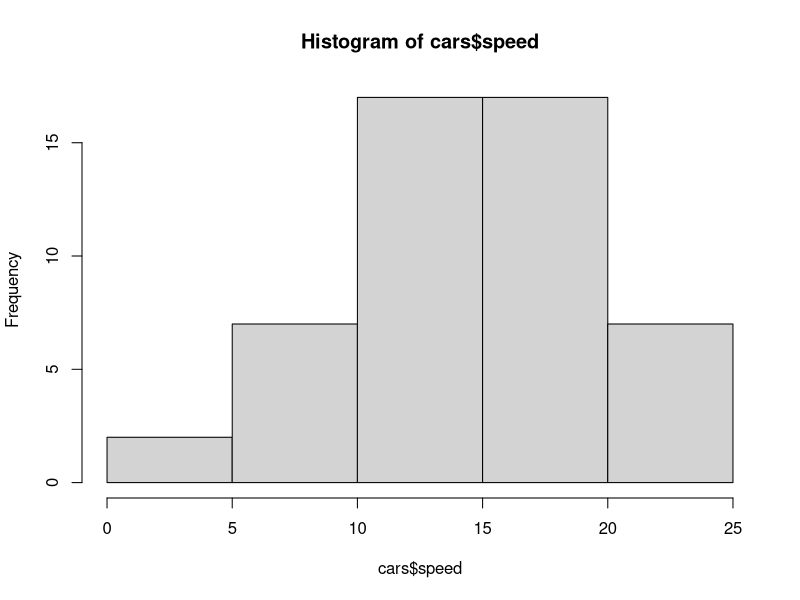

Write R code to recreate this figure.
## ---- chunk 1
knitr::opts_chunk$set(
  collapse = TRUE,
  comment = "#>"
)
## ---- chunk 2
#library(githubbasicsII)
## ---- chunk 3
hist(cars$speed)
